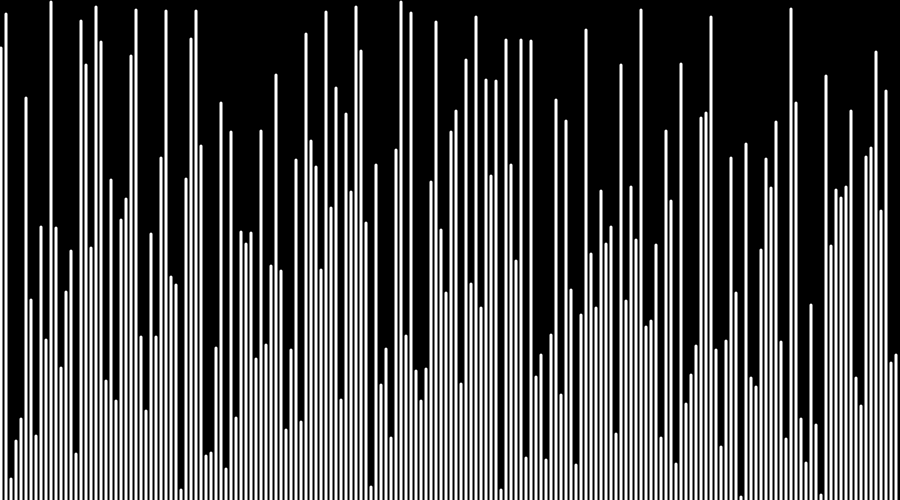
Frame 1 (no input)
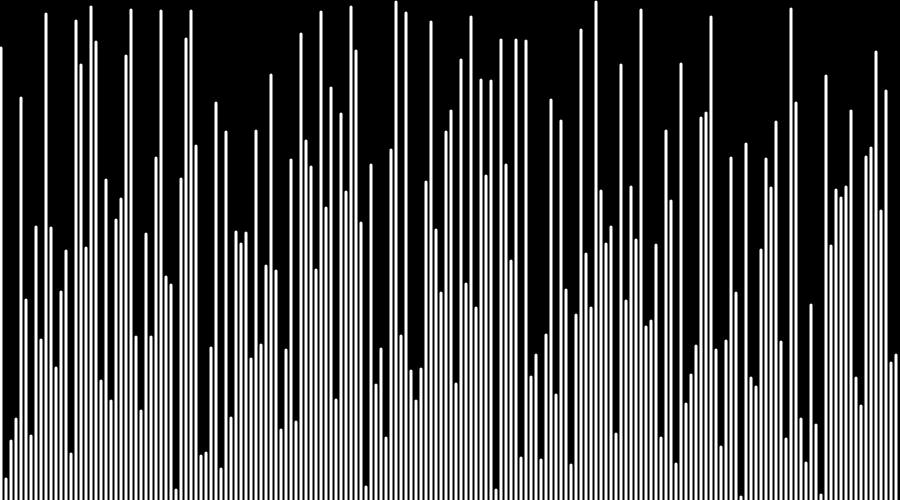
Frame 60 (no input)
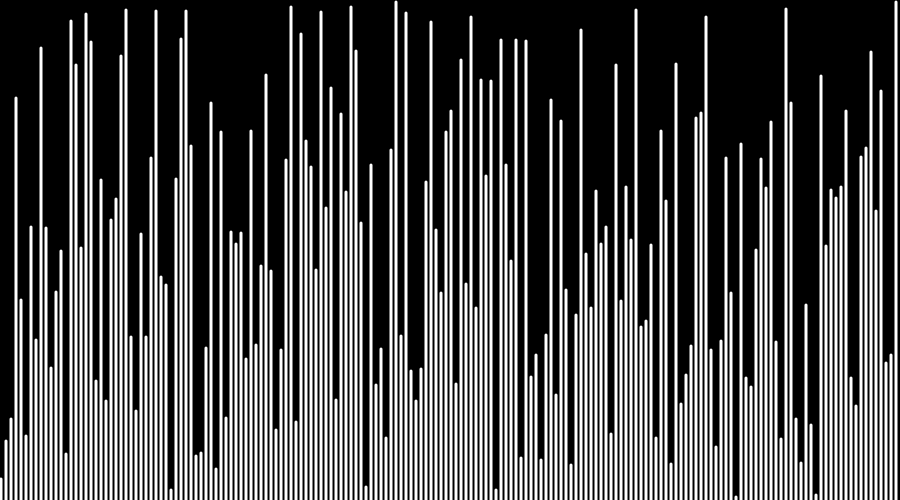
Frame 120 (the mouse pressed at the canvas centre since frame 60)

The p5.js sketch that drew these frames (run headless with seeded random() and noise() and a simulated clock; from frame 60 on, the mouse is pressed at the canvas centre):

// p5.js sketch
// ── sketch.js
var nb;
var t = [];
var i;
var j;
var slider;
var vit;
function setup() {
	createCanvas(900,500);
	slider=createSlider(1 ,25,2);
    nb = Math.floor(width / 5);
	for (i = 0; i < nb; i++) {
			t[i] = Math.floor(Math.random() * height) + 1;//prompt("donner t["+i+"]:");
	}
	frameRate(50);
	i=0;
  	j=0;
}

function draw() {
	background(0);
	vit = slider.value();
	var n;
	for( n = 0; n < vit ; n++){
		stroke(255);
  		translate(1 ,height);

		if(j == nb){
			if(i == 0){
				noLoop();
			}else{
				j = 0;
				i = 0;
			}
		}else{
			if (t[j] > t[j + 1]){
				var aux = t[j + 1];
				t[j + 1] = t[j];
				t[j] = aux;
				i++;
			}
		j++;
		}
	
  		for (i = 0; i < nb; i++) {
			bar(t[i]);
		}
	}
}

function bar(lon){
	 strokeWeight(3);
 	 line(0 ,0 ,0 ,-lon );
  	 translate(5 ,0 );
}

function mousePressed() {
  noLoop();
}

function mouseReleased() {
  loop();
}
